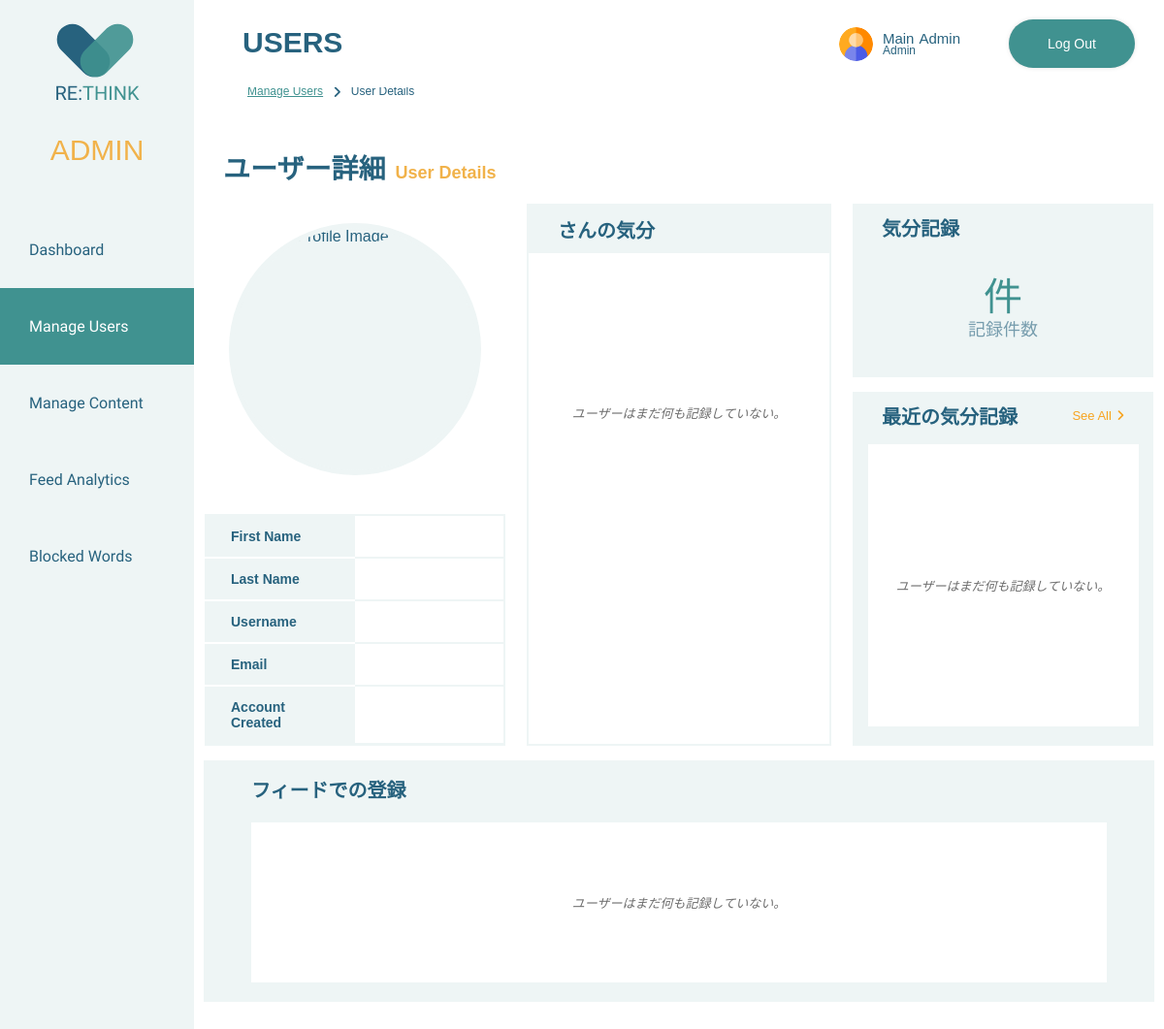
Page /rethink/admin/user_management/user_details/user_details.php (signed in) on the committed database.
### tables this page shows
CREATE TABLE `users` (
  `UserID` int(11) NOT NULL,
  `FirstName` varchar(50) NOT NULL,
  `LastName` varchar(50) NOT NULL,
  `Username` varchar(30) DEFAULT NULL,
  `Email` varchar(50) NOT NULL,
  `Password` varchar(30) NOT NULL,
  `Role` varchar(1) NOT NULL,
  `Created` date DEFAULT NULL,
  `profileImg` varchar(100) DEFAULT NULL
);

### rethink/server-side/shared/check_login.php (called while the page is built, shortened)
<?php
function check_login($con) {
	if(isset($_SESSION['UserID']))
	{
		$id = $_SESSION['UserID'];
		$query = "SELECT * FROM users WHERE UserID = '$id' limit 1";
		$result = mysqli_query($con,$query);
		if ($result && mysqli_num_rows($result) > 0) {
			$user_data = mysqli_fetch_assoc($result);
			return $user_data;
		}
	}
	die;
}

### rethink/server-side/shared/header/admin_layout.php (the view, shortened to what this page needs)
<?php
function hsc($hsc)
{
	return htmlspecialchars($hsc, ENT_QUOTES);
}
function includeHeadAssets(){
    echo '
        <meta charset="utf-8">
        <title>RE:THINK</title>
        <script src="https://kit.fontawesome.com/4f1988a159.js"></script>
        <link rel="preconnect" href="https://fonts.googleapis.com">
        <link rel="preconnect" href="https://fonts.gstatic.com" crossorigin>
        <link href="https://fonts.googleapis.com/css2?family=Gudea&display=swap" rel="stylesheet">
        <link rel="stylesheet" href="' . BASE_URL . './assets/css/shared.css">
        <link rel="stylesheet" href="' . BASE_URL . './assets/css/admin.css">
        <script src="'. BASE_URL . 'assets/javascript/input_handler.js" defer></script>
        <script src="'. BASE_URL . 'assets/javascript/alert_handler.js" defer></script>
        <script src="'. BASE_URL . 'assets/javascript/icon_selection_modal.js" defer></script>
        <script language="JavaScript" type="text/javascript">
            function checkDelete(){
                return confirm("本当に削除しますか？"); // "Are you sure you want to delete"? in Japanese
            }
        </script>
    ';
}
function renderAdminNavigation(){
    echo "
        <nav>
            <a href='". BASE_URL . "admin/admin_dashboard.php'>
                <div class='heart-header'>
                    <div class='heart'>
                        <div class='heart-left'></div>
                        <div class='heart-right'></div>
                    </div>
                    <div class='name-header'>RE:<span>THINK</span></div>
                </div>
            </a>
            <div class='header-admin-text'>
                <p>ADMIN</p>
            </div>
            <ul>
                <a href='". BASE_URL . "admin/admin_dashboard.php' class='dashboard-active'>
                    <li class='hover-underline-animation'>Dashboard</li>
                </a>
                <a href='". BASE_URL . "admin/user_management/manage_users.php' class='manage-users-active'>
                    <li class='hover-underline-animation'>Manage Users</li>
                </a>
                <a href='". BASE_URL . "admin/content_management/manage_content.php' class='manage-contents-active'>
                    <li class='hover-underline-animation'>Manage Content</li>
                </a>
                <a href='". BASE_URL . "admin/user_feed/user_feed_analytics.php' class='user-feed-active'>
                    <li class='hover-underline-animation'>Feed Analytics</li>
                </a>
                <a href='". BASE_URL . "admin/blocked_words/manage_blocked_words.php' class='blocked-words-active'>
                    <li class='hover-underline-animation'>Blocked Words</li>
                </a>
            </ul>
        </nav>
    ";
}
function renderAdminHeaderWithLogout($admin_data){
    echo "
    <div class='top-header'>
        <a href='" . BASE_URL . "admin/admin_profile/admin_profile.php'>
            <div class='header-display'>
                <div class='header-icon'>
                    <img src='" . BASE_URL . "assets/user-img/" .hsc($admin_data['profileImg'])."' alt='Admin Profile Image'>
                </div>
                <div class='header-name-wrapper'>
                    <div class='header-name'>
                        <p class='header-fname'>" .hsc($admin_data['FirstName'])."</p>
                        <p class='header-lname'>" .hsc($admin_data['LastName'])."</p>
                    </div>
                    <div class='header-title'>
                        <p>Admin</p>
                    </div>
                </div>
            </div>
        </a>
        <a href='". BASE_URL . "server-side/shared/logout.php'>
            <div class='logout-sticky'>Log Out</div>
        </a>
    </div>
    ";
}
?>

### rethink/assets/css/shared.css (style rules this page uses)
:root { --primary-color: #27627E; --secondary-color: #409290; --accent-color: #f1b24a; --background-color: #eef5f5; --color-white: #fff; --color-off-white: #fefefe; --color-gray-2: #cdcdcd; --color-gray-3: #A6A6A6; --color-gray-5: #6d6d6d; --color-gray-6: #4d4d4d; --color-gray-7: #26282ac6; --color-deep-teal: #1f4f65; --color-vibrant-lime: #6aac38; --color-translucent-green: #6aac381f; --color-fiery-red: #eb4040; --color-crimson-red: #ac3838; --color-faded-crimson: #ac38381c; --great-mood-color: #812061; --good-mood-color: #EB6694; --okay-mood-color: #8BCCCA; --bad-mood-color: #9DC3E6; --awful-mood-color: #27627E; }
body { margin: 0; font-family: "游ゴシック体", YuGothic, "游ゴシック Medium", "Yu Gothic Medium", "游ゴシック", "Yu Gothic", sans-serif; color: var(--primary-color); }
.header-admin-text { text-align: center; font-size: 30px; color: var(--accent-color); }
.sidebar-navigation nav { height: 100%; width: 100%; display: flex; flex-direction: column; justify-content: initial; }
.sidebar-navigation nav ul { width: 100%; margin-left: 0; padding: 0; display: flex; flex-wrap: wrap; flex-direction: column; align-self: center; font-family: 'Gudea', sans-serif; }
.sidebar-navigation nav ul li { list-style: none; margin: 10px 30px; }
header nav a { text-decoration: none; color: var(--primary-color); align-self: center; }
.sidebar-navigation nav ul a { width: 100%; margin: 0; padding-top: 20px; padding-bottom: 20px; color: var(--primary-color); align-self: center; }
.home-navigation .index-active, .mood-register-navigation .mood-register-active, .insights-navigation .insights-active, .goals-navigation .goals-active, .dashboard-navigation .dashboard-active, .manage-users-navigation .manage-users-active, .manage-contents-navigation .manage-contents-active, .user-feed-navigation .user-feed-active, .blocked-words-navigation .blocked-words-active { background-color: var(--secondary-color); transition: ease 0.2s; }
.home-navigation .index-active li, .mood-register-navigation .mood-register-active li, .insights-navigation .insights-active li, .goals-navigation .goals-active li, .dashboard-navigation .dashboard-active li, .manage-users-navigation .manage-users-active li, .manage-contents-navigation .manage-contents-active li, .user-feed-navigation .user-feed-active li, .blocked-words-navigation .blocked-words-active li { color: var(--color-white); }
.heart-header { display: flex; flex-direction: column; justify-content: center; align-items: center; }
.heart-header .heart { display: flex; flex-direction: column; margin: 0 auto; }
.heart-header .heart .heart-right { width: 2rem; height: 4rem; background-color: rgba(64, 146, 144, 0.9); border-radius: 1.25rem 1.25rem; transform: rotate(45deg); position: relative; left: 0.6rem; }
.heart-header .name-header { font-size: 20px; color: var(--primary-color); font-family: 'Gudea', sans-serif; }
.heart-header .name-header span { color: var(--secondary-color); }
.top-header { width: 100%; height: 90px; background-color: var(--color-white); display: flex; align-items: center; position: fixed; z-index: 2; top: 0; left: 0; overflow-x: hidden; justify-content: end; gap: 50px; }
.top-header a { color: var(--primary-color); text-decoration: none; }
.top-header .logout-sticky { text-align: center; margin-right: 30px; }
.top-header a .logout-sticky { text-decoration: none; color: var(--color-white); background-color: var(--secondary-color); width: 70px; display: flex; justify-content: center; padding: 17px 30px; border-radius: 25px; box-shadow: rgb(0 0 0 / 10%) 0px 0px 5px 0px, rgb(0 0 0 / 10%) 0px 0px 1px 0px; transition: ease 0.2s; font-size: 14px; }
.header-display { display: flex; flex-direction: row; align-items: center; gap: 10px; }
.header-icon { width: 35px; height: 35px; }
.header-icon img { width: 35px; height: 35px; object-fit: cover; border-radius: 50%; }
.header-name-wrapper { display: flex; flex-direction: column; }
.header-name { display: flex; flex-direction: row; gap: 5px; font-size: 15px; }
.header-name p { margin: 0; }
.header-title p { margin: 0; margin-top: -3px; font-size: 12px; }

### rows in the picture
users: profileImg (picture), FirstName "Main", LastName "Admin"
